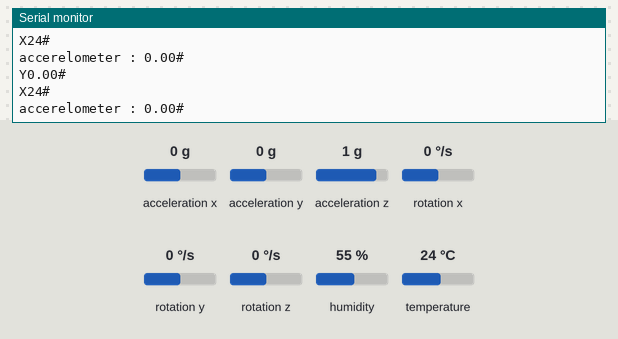
A sketch run on a simulated Arduino Uno, built with avr-gcc and run on an emulated ATmega328P. Parts: the last lines printed to the serial monitor. The inputs (shaded band) are chosen by the test bench; at power-on: acceleration y 0 g, acceleration x 0 g, acceleration z 1 g, temperature 24 °C, rotation x 0 °/s, rotation y 0 °/s, rotation z 0 °/s, humidity 55 %.

Above: at 3.2 s.
3.3 s: acceleration y set to -1.4 g
At 3.9 s:
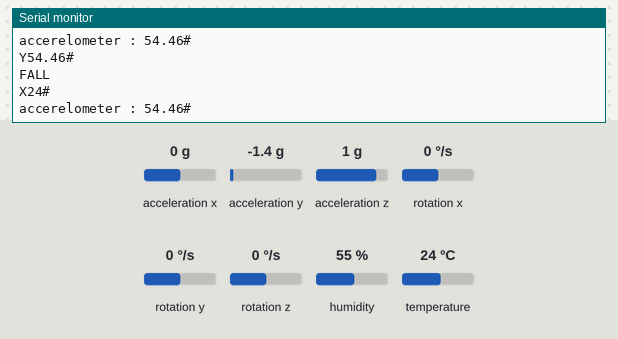
4.9 s: acceleration x set to -1.4 g
At 6.0 s:
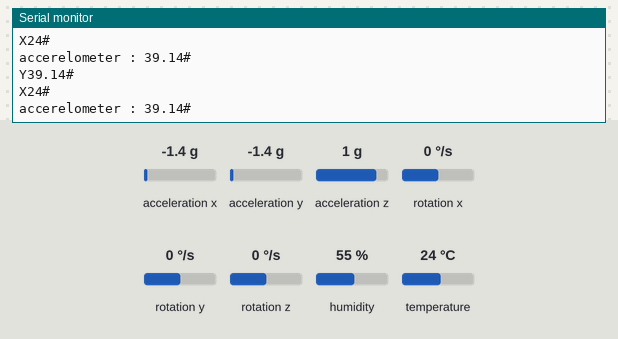
7.9 s: acceleration x set to 0 g
At 8.6 s:
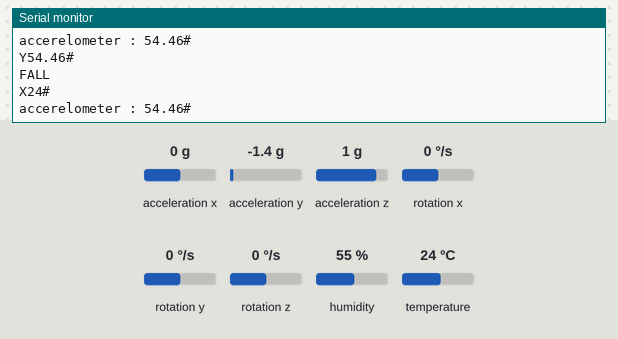
10.9 s: acceleration z set to -1.4 g
At 11.8 s:
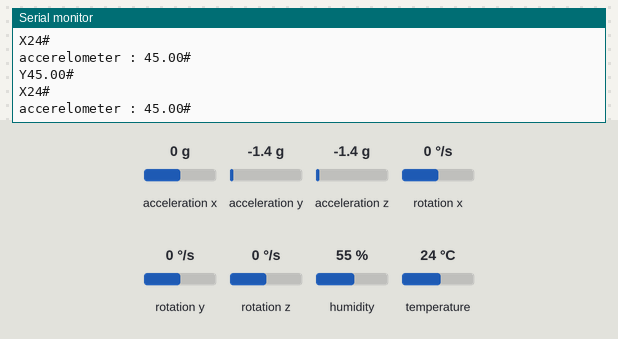
13.9 s: temperature set to 12 °C
At 15.0 s:
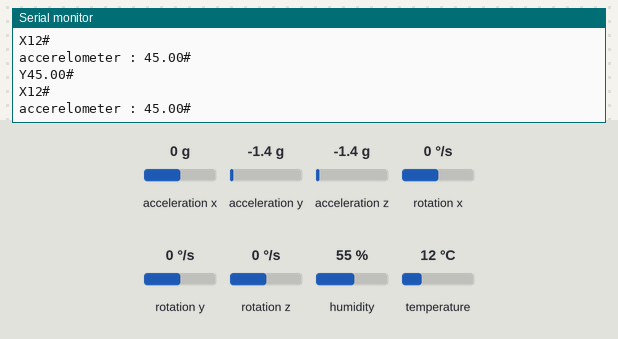
16.9 s: temperature set to 19 °C
At 18.0 s:
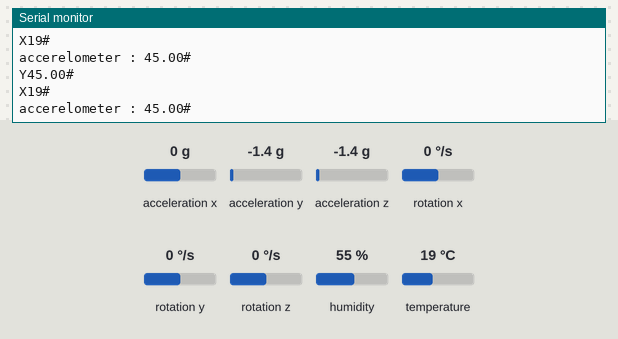
Timing chart, 0 to 19.4 s (numbered marks = the images above; inputs shaded):
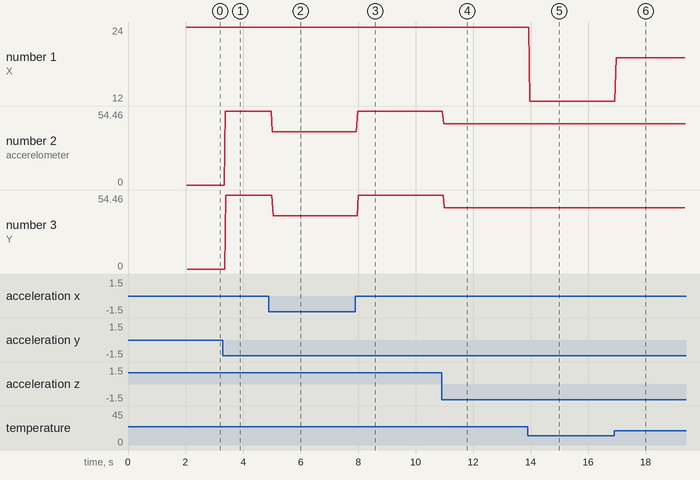

The sketch:

ARDUINO.ino
```cpp
#include "Wire.h"
#include <MPU6050_light.h>
#include <DFRobot_DHT11.h>
DFRobot_DHT11 DHT;
int dht = 4;
int count=0;

MPU6050 mpu(Wire);


void setup () {
  Serial.begin(9600);
 pinMode(dht, INPUT);
  Wire.begin();

  byte status = mpu.begin();
  Serial.print(F("MPU6050 status: "));
  Serial.println(status);
  while(status!=0){ } // stop everything if could not connect to MPU6050

  Serial.println(F("Calculating offsets, do not move MPU6050"));
  delay(1000);
  // mpu.upsideDownMounting = true; // uncomment this line if the MPU6050 is mounted upside-down
  mpu.calcOffsets(); // gyro and accelero
  Serial.println("Done!\n");
}

void loop () {

   mpu.update();

DHT.read(dht);
int dhtvalue = DHT.temperature;
Serial.print("X");
Serial.print(dhtvalue);
Serial.println("#");


   Serial.print("accerelometer : ");
  Serial.print(abs(mpu.getAngleX()));
  Serial.println("#");


//Serial.print("X : ");
//Serial.print(dhtvalue);
//Serial.println("#");


   Serial.print("Y");
  Serial.print(abs(mpu.getAngleX()));
  Serial.println("#");


  if (abs(mpu.getAngleX()) > 50)
  {
  Serial.println("FALL");

  }


}
```

Measured:
- after the input at 3.3 s, the serial monitor: prints a new line after 0.08 s (image 1)
- after the input at 4.9 s, the serial monitor: prints a new line after 0.12 s (image 2)
- after the input at 10.9 s, the serial monitor: prints a new line after 0.08 s (image 4)
- after the input at 13.9 s, the serial monitor: prints a new line after 0.07 s (image 5)
- after the input at 16.9 s, the serial monitor: prints a new line after 0.07 s (image 6)
- plotted number 1: 24 → 12 after the input at 13.9 s, 12 → 19 after the input at 16.9 s
- plotted number 2: 0 → 54.46 after the input at 3.3 s, 54.46 → 39.14 after the input at 4.9 s, 54.46 → 45 after the input at 10.9 s
- plotted number 3: 0 → 54.46 after the input at 3.3 s, 54.46 → 39.14 after the input at 4.9 s, 54.46 → 45 after the input at 10.9 s
